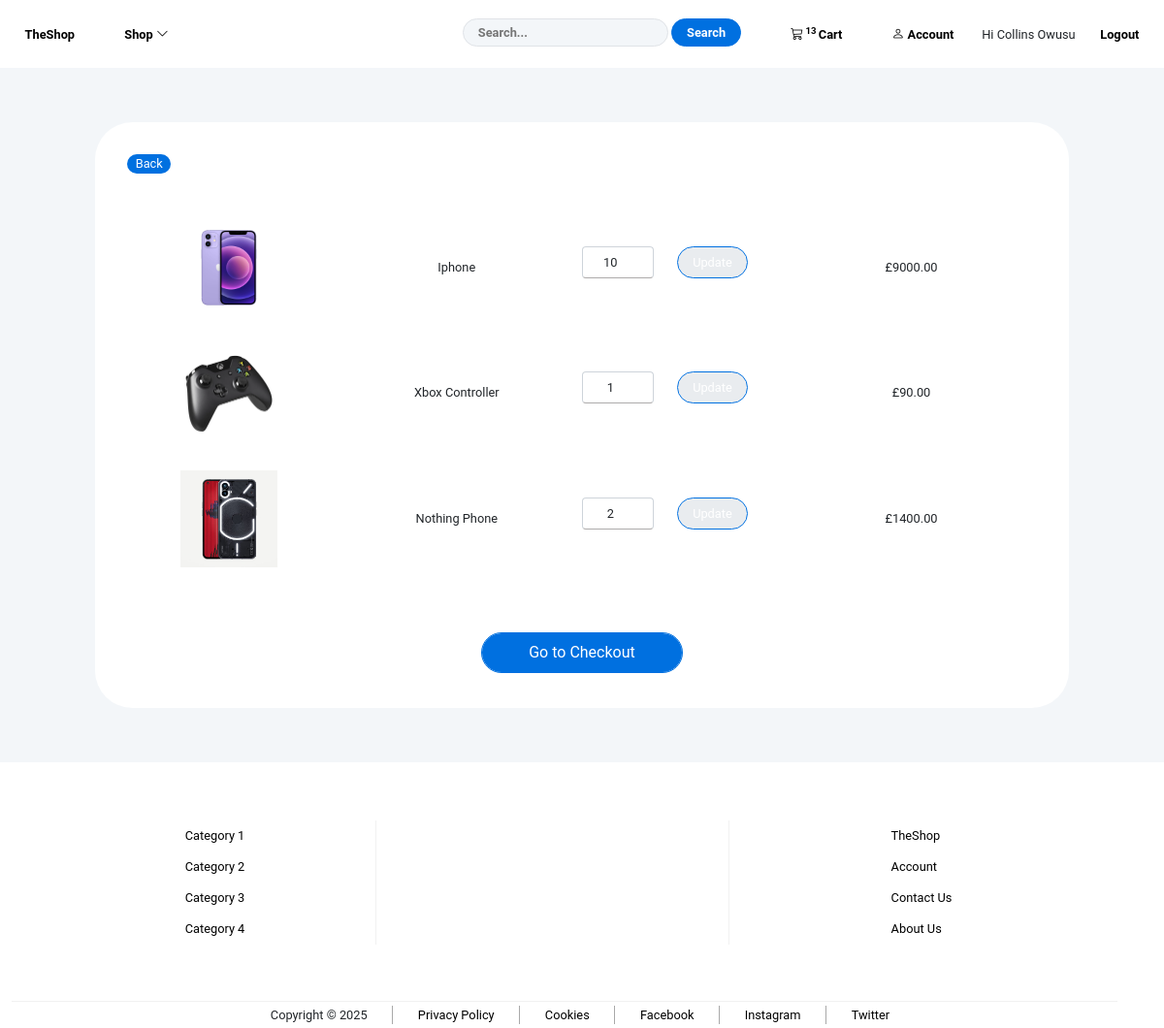
Before: /order/cart/ (signed in) with the older database file.
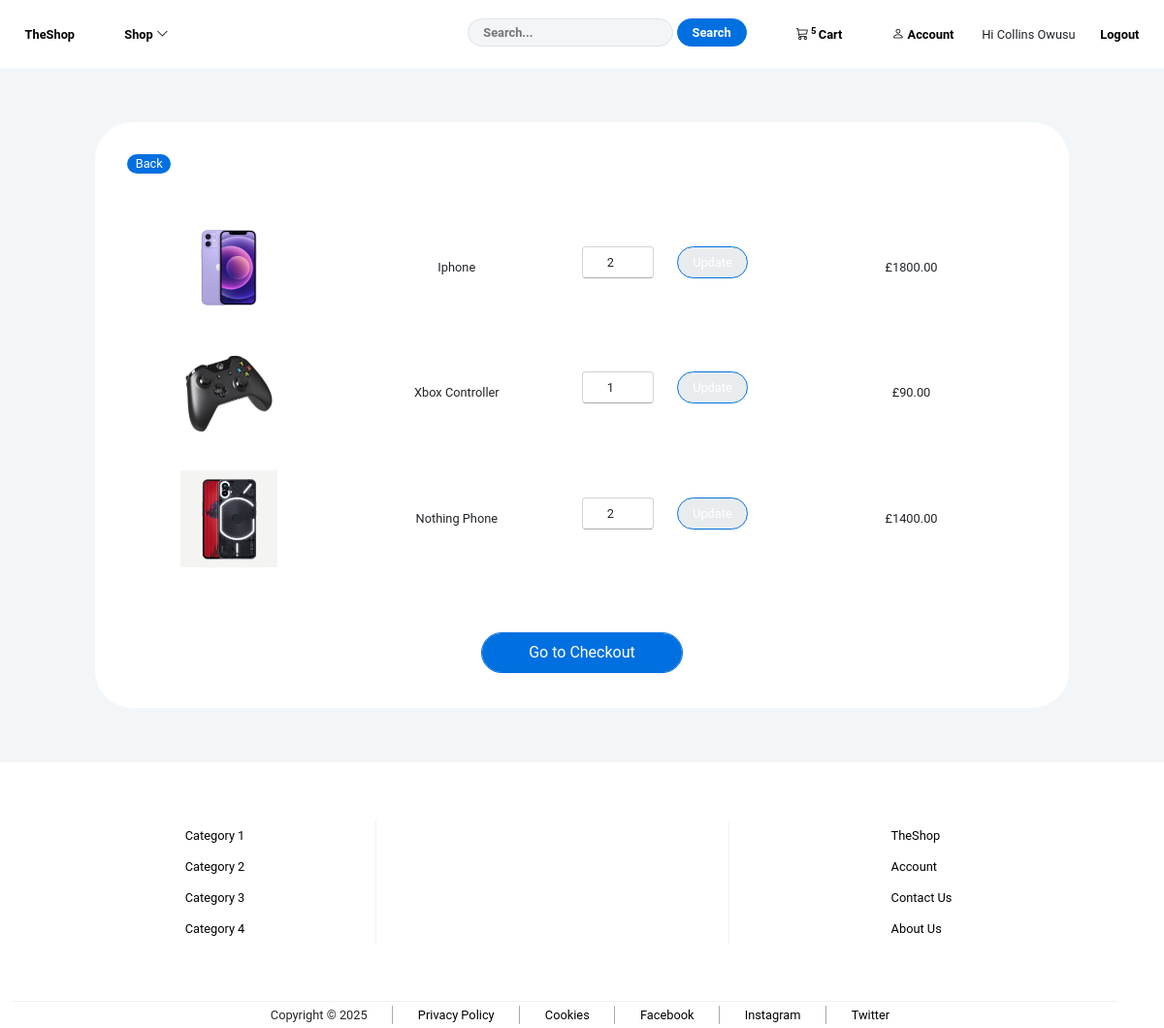
After: the same page with the newer database file.
### userauth/models.py (models this page shows, shortened)
class Customer(AbstractBaseUser, PermissionsMixin):
    name = models.CharField(_('Device Id or Full Name'), max_length=200)
    email = models.EmailField(_('email address'), unique=True)
    is_staff = models.BooleanField(default=False)
    is_active = models.BooleanField(default=True)
    date_joined = models.DateTimeField(default=timezone.now)
    USERNAME_FIELD = 'email'
    REQUIRED_FIELDS = ['name']
    objects = CustomUserManager()

### order/models.py (models this page shows, shortened)
class OrderItem(models.Model):
    product = models.ForeignKey(Product, on_delete=models.SET_NULL, null=True)
    user = models.ForeignKey(settings.AUTH_USER_MODEL, on_delete=models.SET_NULL, null=True)
    is_ordered = models.BooleanField(default=False)
    quantity = models.IntegerField(default=1)
    guest_registered_merged = models.BooleanField(default=False)
    date_added = models.DateTimeField(auto_now=True)

### shop/models.py (models this page shows)
class Product(models.Model):
    product = models.CharField(max_length=250)
    price = models.DecimalField(decimal_places=2, max_digits=6)
    quantity = models.IntegerField(default=0)
    image = models.ImageField(null=True, blank=True)
    categories = (
        ('1', 'Category 1'),
        ('2', 'Category 2'),
        ('3', 'Category 3'),
        ('4', 'Category 4')
    )
    category = models.CharField(max_length=20, choices=categories)
    def __str__(self):
        return self.product

### order/views.py (the view)
# urls.py: path('cart/', views.cart, name='cart'),
def cart(request):
    cart_template = loader.get_template('order/cart.html')
    customer = get_customer(request)
    context ={
    }
    try:
        order_items = OrderItem.objects.filter(user=customer, is_ordered=False)
        context ={
            'order_items':order_items,
        }
    except: print('No user found')
    return HttpResponse(cart_template.render(context, request))

### order/views.py (called while the page is built, shortened)
def get_customer(request):
    customer = request.user
    return customer

### shop/templatetags/cart_template_tags.py (called while the page is built)
@register.filter
@register.simple_tag(takes_context = True)
def get_cart_count(context):
    request = context['request']
    customer = get_customer(request)
    try:
        order_items = OrderItem.objects.filter(user=customer, is_ordered=False)
        total_quantity = 0
        if order_items.exists():
            for item in order_items:
                total_quantity += item.quantity
        return total_quantity
    except:
        print('Anonymous user')

### order/templates/order/cart.html (shortened to what this page needs)
{% extends 'shop/base.html' %}
{% load static %}
{% load mathfilters %}
{% block header_links %}
    <link rel="stylesheet" href="{% static 'css/cart_checkout.css' %}">
    <link rel="stylesheet" href="{% static 'css/product_detail.css' %}">
{% endblock header_links %}
{% block menu %}
    {% include 'shop/nav.html' %}
{% endblock menu %}
{% block content %}
    <div class="container">
        <div class="product_detail_section">
            <div class="row">
                <div class="col-md-1">
                    <a href="#" class="back_to_products" onclick="history.back()">Back</a>
                </div>
            </div>
            {% for order in order_items %}
            <form action="{% url 'update-cart' order.product.id %}" method="post" id="{{ order.product.id}}" class="cart-update-form">
                <div class="row">
                    <div class="row cart_item">
                        <div class="col-md-3">
                            <img src="{{ order.product.image.url }}" alt="{{ order.product }}" class="img-fluid cart_product_img" width=100 height=100>
                        </div>
                        <div class="col-md-3">
                            <p> {{ order.product }}</p>
                        </div>
                        <div class="col-md-3">
                            <div class="row">
                                <div class="col-md-5">
                                    <input type="number" min=0 max=10 value="{{order.quantity}}" class="form-control cart-value-form-input" oninput="validity.valid||(value='');" onchange="activateUpdate({{order.product.id}});" id="update-quantity" name="update-quantity"/>
                                </div>
                                <div class="col-md-5">
                                    <input class="form-control viewcart_btn cart-value-form-input cart-update" id="{{order.product.id}}" type="submit" value="Update" disabled="true" />
                                </div>
                            </div>
                        </div>
                        <div class="col-md-3">
                            <p> £{{ order.quantity|mul:order.product.price }}</p>
                        </div>
                    </div>
                </div>
            </form>
            {% endfor %}
            <div class="row cart_item">
                <div class="col-md-12 checkout_btn_div">
                    <a href="{% url 'checkout' %}"><button class="form-control viewcart_btn checkout_btn">Go to Checkout</button></a>
                </div>
            </div>
        </div>
    </div>
{% endblock content %}
{% block footer %}
{% include 'shop/footer.html' %}
{% endblock footer %}

### shop/templates/shop/base.html (shortened to what this page needs)
<!DOCTYPE html>
{% load static %}
<html lang="en">
<head>
    <link rel="stylesheet" href="https://cdn.jsdelivr.net/npm/bootstrap-icons@1.8.3/font/bootstrap-icons.css">
    <link rel="stylesheet" href="https://cdnjs.cloudflare.com/ajax/libs/animate.css/4.1.1/animate.min.css">
    <link href="https://cdn.jsdelivr.net/npm/bootstrap@5.1.3/dist/css/bootstrap.min.css" rel="stylesheet">
    <link rel="stylesheet" type="text/css" href="{% static 'css/main.css' %}">
    <link rel="stylesheet" href="https://cdnjs.cloudflare.com/ajax/libs/animate.css/4.1.1/animate.min.css"/>
    {% block header_links %}
    {% endblock header_links %}
</head>
<body>
{% block menu %}
{% endblock menu %}
{% block content %}
{% endblock content %}
{% block footer %}
{% endblock footer %}
</body>
</html>

### shop/templates/shop/nav.html (shortened to what this page needs)
{% load static %}
{% load cart_template_tags %}
<link rel="stylesheet" href="{% static 'css/nav_css.css' %}">
<nav role="navigation" id="top_nav">
    <ul id="top_nav_ul" class="clearfix">
        <li><a href="{% url 'index' %}">TheShop</a></li>
        <li id="shop_categories"><a href="javascript:void(0)" id="category_btn">Shop  <i class="bi bi-chevron-down"></i></a>
        </li>
        {% if user.is_authenticated %}
            <li>
                <a href="{% url 'account' %}"><i class="bi bi-person"></i> <span class="acc_cart_text">Account</span></a>
                <span>Hi {{ user.name }}<a href="{% url 'logout' %}">Logout</a></span>
            </li>
        {% else %}
            <li><a href="{% url 'login' %}"><i class="bi bi-person"></i> <span class="acc_cart_text">Login</span></a></li>
        {% endif %}
        <li><a href="{% url 'cart' %}"><i class="bi bi-cart3"></i><sup>
            {% get_cart_count %}
        </sup> <span class="acc_cart_text">Cart</span></a></li>
        <li class="li_search">
            <form action="get" id="search_form">
                <input type="text" placeholder="Search...">
                <input type="submit" value="Search">
            </form>
        </li>
    </ul>
</nav>

### shop/templates/shop/footer.html (shortened to what this page needs)
{% load static %}
<link rel="stylesheet" href="{% static 'css/footer.css' %}">
<footer class="container-fluid">
    <div class="row container">
        <div class="col-sm-4 footer_div d-flex justify-content-around">
            <ul class="footer_categories">
                <li><a href="#">Category 1</a></li>
                <li><a href="#">Category 2</a></li>
                <li><a href="#">Category 3</a></li>
                <li><a href="#">Category 4</a></li>
            </ul>
        </div>
        <div class="col-sm-4 footer_div d-flex justify-content-around">
        </div>
        <div class="col-sm-4 footer_div d-flex justify-content-around">
            <ul class="footer_pages">
                <li><a href="#">TheShop</a></li>
                <li><a href="#">Account</a></li>
                <li><a href="#">Contact Us</a></li>
                <li><a href="#">About Us</a></li>
            </ul>
        </div>
    </div>
    <div class="container copyright_section clearfix">
        <div class="d-flex justify-content-around">
            <ul style="margin:0;">
                <li><a>Copyright &copy; <span id="current_year"></span></a></li>
                <li><a href="#">Privacy Policy</a></li>
                <li><a href="#">Cookies</a></li>
                <li><a href="#">Facebook</a></li>
                <li><a href="#">Instagram</a></li>
                <li><a href="#">Twitter</a></li>
            </ul>
        </div>
    </div>
</footer>

### static/css/main.css (style rules this page uses)
* { margin: 0; padding: 0; }
body { font-family: Roboto, sans-serif; font-size: 0.8em; background-color: #F3F6F9; margin: 0; padding: 0; }

### static/css/cart_checkout.css (style rules this page uses)
a { text-decoration: none; }
.cart_item { border-bottom: 1px solid #e4e7ea; text-align: center; margin-bottom: 0.2em; line-height: 100px; height: 110px; }
.cart_item:nth-last-child(2), :last-child { border-bottom: none; }
.cart-value-form-input { font-size: 1em; text-align: center; margin-top: 2.2em; border-bottom: 1px solid #adabab; }
.cart_item:last-child { height: 80px; }
.checkout_btn_div { margin: 0 auto; width: auto; margin-top: 3em; }
.checkout_btn { padding: 0.5em 3em; }

### static/css/product_detail.css (style rules this page uses)
a { text-decoration: none; }
.product_detail_section { background-color: #fff; margin: 5%; padding: 3%; border-radius: 3em; -ms-border-radius: 3em; -moz-border-radius: 3em; -webkit-border-radius: 3em; -o-border-radius: 3em; }
.viewcart_btn { color: #fff; background-color: #0070E0; border-radius: 3em; -ms-border-radius: 3em; -moz-border-radius: 3em; -webkit-border-radius: 3em; -o-border-radius: 3em; border: 1px solid #0070E0; }
.back_to_products { text-decoration: none; background-color: #0070E0; color: #fff; padding: 4% 15%; border-radius: 3em; -ms-border-radius: 3em; -moz-border-radius: 3em; -webkit-border-radius: 3em; -o-border-radius: 3em; }

### static/css/nav_css.css (style rules this page uses)
#top_nav ul { width: 100%; top: 0; list-style-type: none; margin: 0; padding: 0; background-color: #FFF; }
#top_nav ul li { float: left; }
#top_nav ul li:nth-last-child(-n+3) { float: right; }
#top_nav ul li a { text-decoration: none; display: inline-block; text-align: center; padding: 2em 2em; font-weight: bold; color: #000; }
#top_nav ul #search_form { margin: 1.5em 2em 0 0; }
#top_nav ul #search_form input { border-radius: 20px; -ms-border-radius: 20px; -moz-border-radius: 20px; -webkit-border-radius: 20px; -o-border-radius: 20px; padding: 4px 15px; border: 1px #E0E3E7 solid; background-color: #F3F6F9; color: #0070E0; font-weight: bold; }
#top_nav ul li #search_form input[type=submit] { color: #FFF; background-color: #0070E0; border: 1px #0070E0 solid; font-family: Roboto, sans-serif; }

### static/css/footer.css (style rules this page uses)
footer.container-fluid { padding-top: 5%; background-color: #FFF; }
div.row { padding-bottom: 5%; }
div.copyright_section { border-top: 1px solid #F1F1F1; padding: 0.3em 0; margin: 0; }
div.col-sm-4 { border-right: 1px solid #F1F1F1; }
div.col-sm-4:last-child { border-right: none; }
div.col-sm-4 ul { margin: 0 !important; }
div.col-sm-4 ul li { list-style-type: none; padding: 0.5em; }
div.col-sm-4 ul li a { text-decoration: none; color: #000; }
div.copyright_section ul li { list-style-type: none; float: left; border-right: 1px solid darkgrey; padding:0 2em; }
div.copyright_section ul li a { text-decoration: none; color: #000; }
div.copyright_section ul li:last-child { border-right: none; }
div.copyright_section ul li:first-child a { border-bottom: none; }

Changed rows visible on the page:
changed Customer "Collins Owusu": id.quantity "13" → "5"
changed OrderItem "Iphone": update-quantity "10" → "2"; quantity|mul "9000.00" → "1800.00"
